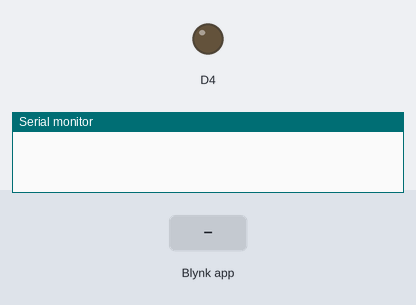
Recording of a sketch running on a simulated ESP8266 (Wemos D1 mini). On the bench: output pins drawn as LEDs (lit = HIGH), the last lines printed to the serial monitor. The inputs (shaded band) are chosen by the test bench.

Above: at 3.1 s.
3.2 s: Blynk app writes 0 to V0
At 3.9 s:
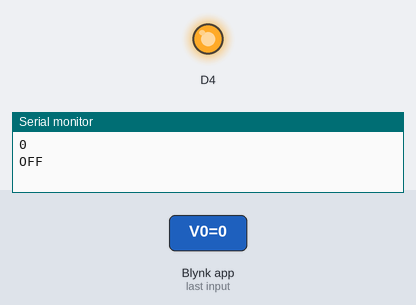
4.7 s: Blynk app writes 1 to V0
At 5.0 s:
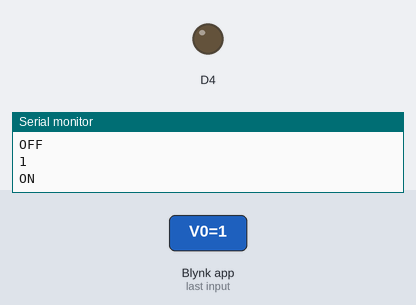
Timing chart, 0 to 7.7 s (numbered marks = the images above; inputs shaded):
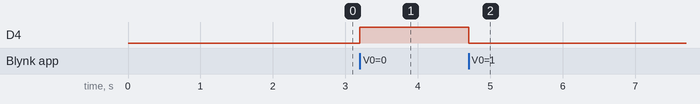

Measured:
- after the input at 3.2 s, D4: LOW → HIGH at once
- after the input at 4.7 s, D4: HIGH → LOW at once

The sketch:

Blynk.Air.ino
```cpp
// Fill-in information from your Blynk Template here
#define BLYNK_TEMPLATE_ID "TMPL6XbChrpZr"
#define BLYNK_DEVICE_NAME "Test" // BLYNK_TEMPLATE_NAME เปลี่ยนเป็น BLYNK_DEVICE_NAME

#define BLYNK_FIRMWARE_VERSION        "0.1.0" // Up Code จะปรับเป็น Version ที่สูงกว่าเท่านั้น

#define BLYNK_PRINT Serial
//#define BLYNK_DEBUG

#define APP_DEBUG

// Uncomment your board, or configure a custom board in Settings.h
//#define USE_SPARKFUN_BLYNK_BOARD
//#define USE_NODE_MCU_BOARD
//#define USE_WITTY_CLOUD_BOARD
//#define USE_WEMOS_D1_MINI

#include "BlynkEdgent.h"

BLYNK_WRITE(V0)
{
  int value = param.asInt();
  Serial.println(value);
  if(value == 1)
  {
    digitalWrite(D4, LOW);
    Serial.println("ON");
  }
  if(value == 0)
  {
     digitalWrite(D4,HIGH); //Relay 1 OFF
     Serial.println("OFF");
  }
}

void setup()
{
  Serial.begin(115200);
  pinMode(D4, OUTPUT);
  delay(100);
  BlynkEdgent.begin();
}

void loop() {
  BlynkEdgent.run();
}
```
